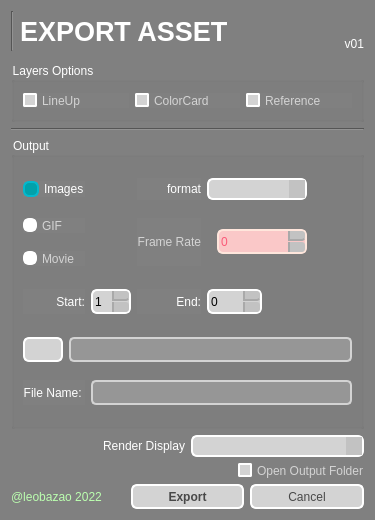
<?xml version="1.0" encoding="UTF-8"?>
<ui version="4.0">
 <class>Form</class>
 <widget class="QWidget" name="Form">
  <property name="geometry">
   <rect>
    <x>0</x>
    <y>0</y>
    <width>375</width>
    <height>520</height>
   </rect>
  </property>
  <property name="windowTitle">
   <string>Export ASSET</string>
  </property>
  <property name="styleSheet">
   <string notr="true">QWidget{	
	background-color: gray;
}

QLabel{
	color: white;
}

QLabel:disabled {
	color: lightgray;
}

QGroupBox {
	color: white;
}

QGroupBox:disabled {
	color: lightgray;
}

QRadioButton {
    spacing: 5px;
}

QRadioButton::checked {
	color: white;
}

QRadioButton::unchecked {
	color: lightgray;
}

QRadioButton::indicator::unchecked{ 
	border: 2px solid white;
	border-radius: 6px;
	background-color: white;
	width: 10px;
	height: 10px;
}

QRadioButton::indicator::checked{
	border: 2px solid #05B8CC;;
	border-radius: 6px;
	background-color: #01A1AA;
	width: 12px;
	height: 12px;
}

QRadioButton:disabled{
	color: rgb(250, 150, 120);
}

QRadioButton::indicator:disabled{
	background-color: rgb(214, 214, 214);
}

QSpinBox {
	color: black;
    border: 2px solid white;
	border-radius: 6px;
	background-color: lightgray;
}

QSpinBox::up-button {
    width: 15px;
	background-color: rgb(194, 194, 194);
    border-left: 2px solid darkgray;
	border-bottom: 2px solid darkgray;
    border-top-right-radius: 3px; /* same radius as the QSpinBox */
    border-bottom-right-radius: 3px;
}

QSpinBox::down-button {
    width: 15px;
	background-color: rgb(194, 194, 194);
    border-left: 2px solid darkgray;
	border-up: 2px solid darkgray;
    border-top-right-radius: 3px; /* same radius as the QSpinBox */
    border-bottom-right-radius: 3px;
}

QSpinBox:hover{
    border: 2px solid #05B8CC;
    color: white;
}

QSpinBox:disabled{
	color: rgb(250, 90, 120);
	background-color: rgb(250, 200, 200);
	border-color: rgb(255, 230, 220);
}

QCheckBox {
    spacing: 5px;
}

QCheckBox::unchecked{
	color: lightgray;
}

QCheckBox::checked{
	color: white;
}

QCheckBox::indicator:unchecked {
    border: 2px solid white;
	border-radius: 2px;
	background-color: lightgray;
}

QCheckBox::indicator:checked {
    border: 2px solid #05B8CC;
	border-radius: 1px;
	background-color: #01A1AA;
}

QCheckBox:disabled{
	color: rgb(250, 150, 120);
}

QCheckBox::indicator:checked:disabled {
    color: rgb(250, 90, 120);
	background-color: rgb(250, 200, 200);
	border-color: rgb(255, 230, 220);
}

QComboBox {
	color: black;
    border: 2px solid white;
    border-radius: 6px;
    padding: 1px 18px 1px 3px;
    min-width: 6em;
}

QComboBox::down-arrow {
      image: null;
}

QComboBox:editable{
	background: rgb(212, 210, 229);
}

QComboBox:!editable, QComboBox::drop-down:editable {
     background: lightgray;
}

QComboBox:on { /* shift the text when the popup opens */
    padding-top: 3px;
    padding-left: 4px;
}

QComboBox::drop-down {
	background-color: rgb(194, 194, 194);
    border-left-color: white;
    border-left-style: solid; /* just a single line */
}

QComboBox:hover{
    border: 2px solid #05B8CC;
    color: gray;
}

QComboBox QAbstractItemView{
    border: 2px solid white;
    color: gray;
	background-color: lightgray;
    selection-background-color: #05B8CC;
	selection-color: white;
}

QComboBox:disabled{
	color: rgb(250, 90, 120);
	background-color: rgb(250, 200, 200);
	border-color: gray;
}

QScrollBar::handle {
	border-radius: 10px;
 	border: none;
	background-color: #05B8CC;
	width: 5px;
}

QScrollBar::add-page{ 
	border: none;
    background-color: transparent;
}

QScrollBar::sub-page {
    background-color: transparent;
	border: none;
}

QScrollBar::add-line {
    border: none;
    background-color: transparent;
}

QScrollBar::sub-line {
    border: none;
    background-color: transparent;
}

QScrollBar:arrow{
	border: none;
	background: transparent;
	color: none;
	image: none;
}
</string>
  </property>
  <layout class="QGridLayout" name="gridLayout_2">
   <item row="1" column="0" colspan="2">
    <spacer name="horizontalSpacer_2">
     <property name="orientation">
      <enum>Qt::Horizontal</enum>
     </property>
     <property name="sizeType">
      <enum>QSizePolicy::Expanding</enum>
     </property>
     <property name="sizeHint" stdset="0">
      <size>
       <width>40</width>
       <height>5</height>
      </size>
     </property>
    </spacer>
   </item>
   <item row="3" column="0" colspan="2">
    <widget class="Line" name="line_2">
     <property name="orientation">
      <enum>Qt::Horizontal</enum>
     </property>
    </widget>
   </item>
   <item row="5" column="0" colspan="2">
    <layout class="QHBoxLayout" name="horizontalLayout_5">
     <item>
      <widget class="QLabel" name="label_3">
       <property name="text">
        <string>Render Display</string>
       </property>
       <property name="alignment">
        <set>Qt::AlignRight|Qt::AlignTrailing|Qt::AlignVCenter</set>
       </property>
      </widget>
     </item>
     <item>
      <widget class="QComboBox" name="comboDisplay"/>
     </item>
    </layout>
   </item>
   <item row="2" column="0" colspan="2">
    <widget class="QGroupBox" name="groupLayers">
     <property name="maximumSize">
      <size>
       <width>555</width>
       <height>60</height>
      </size>
     </property>
     <property name="title">
      <string>Layers Options</string>
     </property>
     <layout class="QHBoxLayout" name="horizontalLayout_3">
      <item>
       <widget class="QCheckBox" name="checkLineup">
        <property name="text">
         <string>LineUp</string>
        </property>
       </widget>
      </item>
      <item>
       <widget class="QCheckBox" name="checkColorCard">
        <property name="text">
         <string>ColorCard</string>
        </property>
       </widget>
      </item>
      <item>
       <widget class="QCheckBox" name="checkRef">
        <property name="text">
         <string>Reference</string>
        </property>
        <property name="checked">
         <bool>false</bool>
        </property>
       </widget>
      </item>
     </layout>
    </widget>
   </item>
   <item row="4" column="0" colspan="2">
    <widget class="QGroupBox" name="groupOutput">
     <property name="minimumSize">
      <size>
       <width>0</width>
       <height>197</height>
      </size>
     </property>
     <property name="maximumSize">
      <size>
       <width>555</width>
       <height>555</height>
      </size>
     </property>
     <property name="title">
      <string>Output</string>
     </property>
     <layout class="QGridLayout" name="gridLayout">
      <property name="sizeConstraint">
       <enum>QLayout::SetDefaultConstraint</enum>
      </property>
      <item row="3" column="0" colspan="4">
       <spacer name="horizontalSpacer_3">
        <property name="orientation">
         <enum>Qt::Horizontal</enum>
        </property>
        <property name="sizeHint" stdset="0">
         <size>
          <width>40</width>
          <height>5</height>
         </size>
        </property>
       </spacer>
      </item>
      <item row="0" column="2">
       <widget class="QLabel" name="labelFormat">
        <property name="text">
         <string>format</string>
        </property>
        <property name="alignment">
         <set>Qt::AlignRight|Qt::AlignTrailing|Qt::AlignVCenter</set>
        </property>
       </widget>
      </item>
      <item row="2" column="0">
       <widget class="QRadioButton" name="radioMov">
        <property name="text">
         <string>Movie</string>
        </property>
       </widget>
      </item>
      <item row="4" column="2">
       <widget class="QLabel" name="label_2">
        <property name="text">
         <string>End:</string>
        </property>
        <property name="alignment">
         <set>Qt::AlignRight|Qt::AlignTrailing|Qt::AlignVCenter</set>
        </property>
       </widget>
      </item>
      <item row="0" column="3" alignment="Qt::AlignLeft">
       <widget class="QComboBox" name="comboFormat">
        <property name="sizePolicy">
         <sizepolicy hsizetype="Fixed" vsizetype="Fixed">
          <horstretch>0</horstretch>
          <verstretch>0</verstretch>
         </sizepolicy>
        </property>
        <property name="minimumSize">
         <size>
          <width>97</width>
          <height>0</height>
         </size>
        </property>
        <property name="maximumSize">
         <size>
          <width>100</width>
          <height>25</height>
         </size>
        </property>
        <property name="sizeAdjustPolicy">
         <enum>QComboBox::AdjustToContents</enum>
        </property>
        <property name="minimumContentsLength">
         <number>30</number>
        </property>
       </widget>
      </item>
      <item row="1" column="3" rowspan="2" alignment="Qt::AlignRight">
       <widget class="QSpinBox" name="spinFPS">
        <property name="enabled">
         <bool>false</bool>
        </property>
        <property name="minimumSize">
         <size>
          <width>90</width>
          <height>0</height>
         </size>
        </property>
        <property name="maximumSize">
         <size>
          <width>100</width>
          <height>25</height>
         </size>
        </property>
       </widget>
      </item>
      <item row="1" column="0">
       <widget class="QRadioButton" name="radioGif">
        <property name="text">
         <string>GIF</string>
        </property>
       </widget>
      </item>
      <item row="0" column="0" colspan="2" alignment="Qt::AlignLeft">
       <widget class="QRadioButton" name="radioImages">
        <property name="text">
         <string>Images</string>
        </property>
        <property name="checked">
         <bool>true</bool>
        </property>
       </widget>
      </item>
      <item row="1" column="2" rowspan="2">
       <widget class="QLabel" name="labelFPS">
        <property name="enabled">
         <bool>false</bool>
        </property>
        <property name="text">
         <string>Frame Rate</string>
        </property>
        <property name="alignment">
         <set>Qt::AlignRight|Qt::AlignTrailing|Qt::AlignVCenter</set>
        </property>
       </widget>
      </item>
      <item row="4" column="1">
       <widget class="QSpinBox" name="spinStart">
        <property name="maximumSize">
         <size>
          <width>16777215</width>
          <height>25</height>
         </size>
        </property>
        <property name="minimum">
         <number>1</number>
        </property>
       </widget>
      </item>
      <item row="4" column="0">
       <widget class="QLabel" name="label_5">
        <property name="text">
         <string>Start:</string>
        </property>
        <property name="alignment">
         <set>Qt::AlignRight|Qt::AlignTrailing|Qt::AlignVCenter</set>
        </property>
       </widget>
      </item>
      <item row="4" column="3">
       <widget class="QSpinBox" name="spinEnd">
        <property name="maximumSize">
         <size>
          <width>55</width>
          <height>25</height>
         </size>
        </property>
       </widget>
      </item>
      <item row="7" column="0" colspan="4">
       <spacer name="horizontalSpacer_4">
        <property name="orientation">
         <enum>Qt::Horizontal</enum>
        </property>
        <property name="sizeHint" stdset="0">
         <size>
          <width>40</width>
          <height>5</height>
         </size>
        </property>
       </spacer>
      </item>
      <item row="9" column="0">
       <widget class="QLabel" name="label_6">
        <property name="text">
         <string>File Name: </string>
        </property>
        <property name="alignment">
         <set>Qt::AlignRight|Qt::AlignTrailing|Qt::AlignVCenter</set>
        </property>
       </widget>
      </item>
      <item row="8" column="0" colspan="5">
       <layout class="QHBoxLayout" name="horizontalLayout_4">
        <item>
         <widget class="QPushButton" name="buttonFolder">
          <property name="minimumSize">
           <size>
            <width>40</width>
            <height>25</height>
           </size>
          </property>
          <property name="maximumSize">
           <size>
            <width>40</width>
            <height>25</height>
           </size>
          </property>
          <property name="styleSheet">
           <string notr="true">QPushButton {
	color: rgb(72, 72, 72);
    border: 2px solid white;
    border-radius: 6px;
	background-color: lightgray;
}

QPushButton:pressed {
	color: white;
	border-color: white;
    background-color: #05B8CC;
}

QPushButton:flat {
    border: none; /* no border for a flat push button */
}

QPushButton:hover{
    border: 2px solid #05B8CC;
    color: black;
}

QPushButton::disabled {
	border-color: darkgray;
	color: gray;
}</string>
          </property>
          <property name="text">
           <string/>
          </property>
         </widget>
        </item>
        <item>
         <widget class="QLineEdit" name="lineEditFolder">
          <property name="minimumSize">
           <size>
            <width>0</width>
            <height>25</height>
           </size>
          </property>
          <property name="maximumSize">
           <size>
            <width>16777215</width>
            <height>25</height>
           </size>
          </property>
          <property name="font">
           <font>
            <pointsize>7</pointsize>
           </font>
          </property>
          <property name="styleSheet">
           <string notr="true">QLineEdit {
	color: lightgray;
	border: 2px solid lightgray;
	border-radius: 5px;
	background: rgb(150, 150, 150);
}

QLineEdit::hover {
	color: white;
	border: 2px solid white;
}</string>
          </property>
          <property name="alignment">
           <set>Qt::AlignLeading|Qt::AlignLeft|Qt::AlignVCenter</set>
          </property>
         </widget>
        </item>
       </layout>
      </item>
      <item row="9" column="1" colspan="4">
       <widget class="QLineEdit" name="lineFileName">
        <property name="minimumSize">
         <size>
          <width>0</width>
          <height>25</height>
         </size>
        </property>
        <property name="maximumSize">
         <size>
          <width>16777215</width>
          <height>25</height>
         </size>
        </property>
        <property name="font">
         <font>
          <pointsize>7</pointsize>
         </font>
        </property>
        <property name="styleSheet">
         <string notr="true">QLineEdit {
	color: lightgray;
	border: 2px solid lightgray;
	border-radius: 5px;
	background: rgb(150, 150, 150);
}

QLineEdit::hover {
	color: white;
	border: 2px solid white;
}</string>
        </property>
        <property name="alignment">
         <set>Qt::AlignLeading|Qt::AlignLeft|Qt::AlignVCenter</set>
        </property>
       </widget>
      </item>
     </layout>
    </widget>
   </item>
   <item row="0" column="0" colspan="2">
    <layout class="QHBoxLayout" name="horizontalLayout">
     <item>
      <widget class="Line" name="line">
       <property name="orientation">
        <enum>Qt::Vertical</enum>
       </property>
      </widget>
     </item>
     <item>
      <widget class="QLabel" name="label">
       <property name="minimumSize">
        <size>
         <width>0</width>
         <height>40</height>
        </size>
       </property>
       <property name="maximumSize">
        <size>
         <width>16777215</width>
         <height>41</height>
        </size>
       </property>
       <property name="font">
        <font>
         <pointsize>20</pointsize>
         <weight>75</weight>
         <bold>true</bold>
        </font>
       </property>
       <property name="text">
        <string>EXPORT ASSET</string>
       </property>
      </widget>
     </item>
     <item>
      <widget class="QLabel" name="labelVersion">
       <property name="maximumSize">
        <size>
         <width>16777215</width>
         <height>40</height>
        </size>
       </property>
       <property name="sizeIncrement">
        <size>
         <width>0</width>
         <height>41</height>
        </size>
       </property>
       <property name="text">
        <string>v01</string>
       </property>
       <property name="alignment">
        <set>Qt::AlignBottom|Qt::AlignRight|Qt::AlignTrailing</set>
       </property>
      </widget>
     </item>
    </layout>
   </item>
   <item row="7" column="0" colspan="2">
    <layout class="QHBoxLayout" name="horizontalLayout_2">
     <item>
      <widget class="QLabel" name="label_4">
       <property name="maximumSize">
        <size>
         <width>16777215</width>
         <height>25</height>
        </size>
       </property>
       <property name="styleSheet">
        <string notr="true">QLabel {
	color: rgb(187, 255, 175);
}</string>
       </property>
       <property name="text">
        <string>@leobazao 2022</string>
       </property>
      </widget>
     </item>
     <item>
      <widget class="QPushButton" name="buttonExport">
       <property name="enabled">
        <bool>true</bool>
       </property>
       <property name="minimumSize">
        <size>
         <width>0</width>
         <height>25</height>
        </size>
       </property>
       <property name="maximumSize">
        <size>
         <width>16777215</width>
         <height>25</height>
        </size>
       </property>
       <property name="font">
        <font>
         <weight>75</weight>
         <bold>true</bold>
        </font>
       </property>
       <property name="styleSheet">
        <string notr="true">QPushButton {
	color: rgb(72, 72, 72);
    border: 2px solid white;
    border-radius: 6px;
	background-color: lightgray;
}

QPushButton:pressed {
	color: white;
	border-color: white;
    background-color: #05B8CC;
}

QPushButton:flat {
    border: none; /* no border for a flat push button */
}

QPushButton:default {
    border-color: navy; /* make the default button prominent */
}

QPushButton:hover{
    border: 2px solid #05B8CC;
    color: black;
}

QPushButton::disabled {
	border-color: darkgray;
	color: gray;
}</string>
       </property>
       <property name="text">
        <string>Export</string>
       </property>
      </widget>
     </item>
     <item>
      <widget class="QPushButton" name="buttonCancel">
       <property name="minimumSize">
        <size>
         <width>0</width>
         <height>25</height>
        </size>
       </property>
       <property name="maximumSize">
        <size>
         <width>16777215</width>
         <height>25</height>
        </size>
       </property>
       <property name="styleSheet">
        <string notr="true">QPushButton {
	color: rgb(72, 72, 72);
    border: 2px solid white;
    border-radius: 6px;
	background-color: lightgray;
}

QPushButton:pressed {
	color: red;
    background-color: rgb(255, 196, 197);
}

QPushButton:flat {
    border: none; /* no border for a flat push button */
}

QPushButton:default {
    border-color: navy; /* make the default button prominent */
}

QPushButton:hover{
    border: 2px solid #05B8CC;
    color: black;
}</string>
       </property>
       <property name="text">
        <string>Cancel</string>
       </property>
      </widget>
     </item>
    </layout>
   </item>
   <item row="6" column="0">
    <spacer name="horizontalSpacer_5">
     <property name="orientation">
      <enum>Qt::Horizontal</enum>
     </property>
     <property name="sizeType">
      <enum>QSizePolicy::Expanding</enum>
     </property>
     <property name="sizeHint" stdset="0">
      <size>
       <width>40</width>
       <height>5</height>
      </size>
     </property>
    </spacer>
   </item>
   <item row="6" column="1">
    <widget class="QCheckBox" name="checkOpenFolder">
     <property name="text">
      <string>Open Output Folder</string>
     </property>
    </widget>
   </item>
  </layout>
 </widget>
 <resources/>
 <connections/>
</ui>
